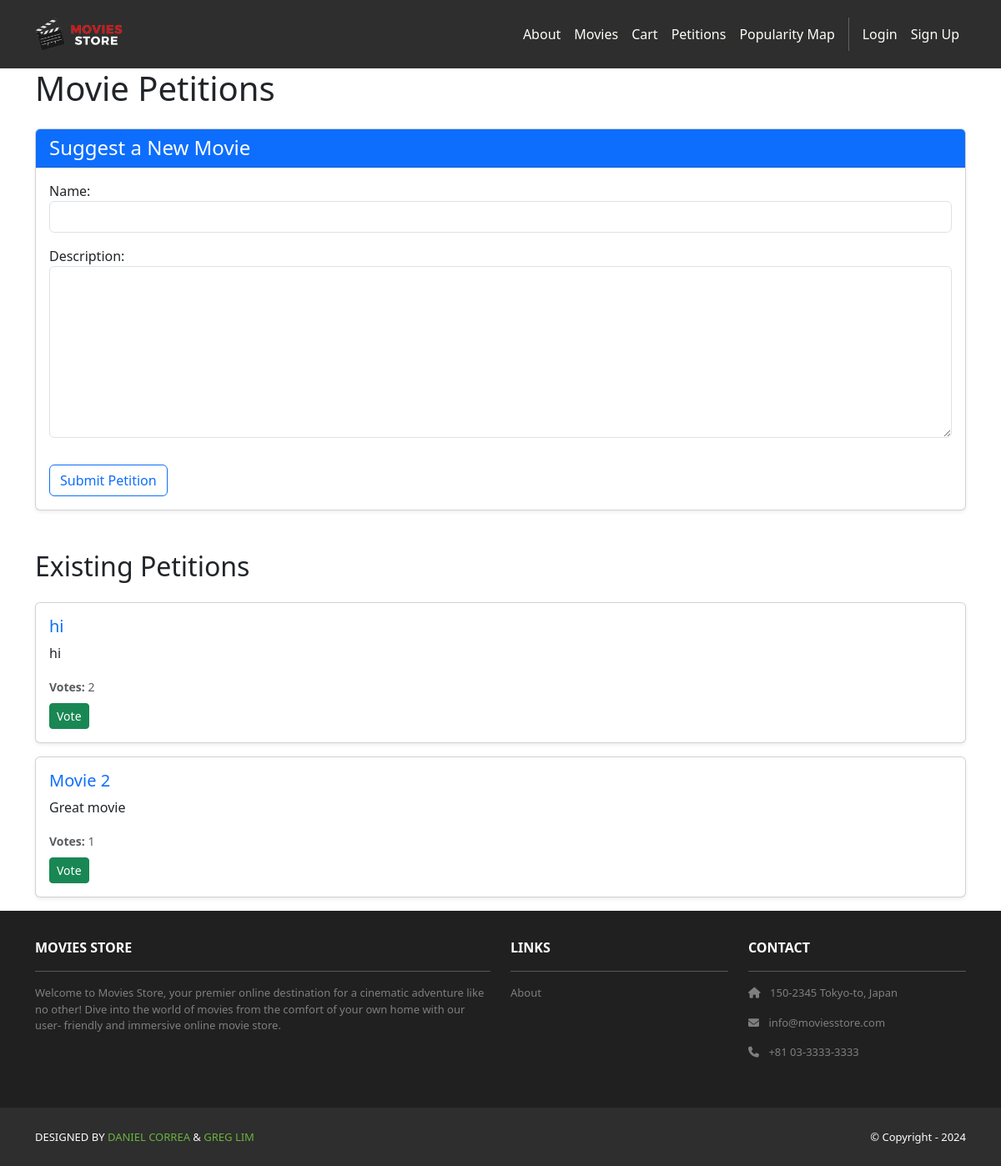
Screenshot of /petitions/ with the database file from the repository.
### petitions/models.py (models this page shows, shortened)
class Petition(models.Model):
    name = models.CharField(max_length=200)
    description = models.TextField()
    votes = models.ManyToManyField(User, related_name='petition_votes', blank=True)
    created_at = models.DateTimeField(auto_now_add=True)
    def total_votes(self):
        return self.votes.count()

### petitions/views.py (the view)
# urls.py: path('', views.petition_list, name='petition_list'),
def petition_list(request):
    petitions = Petition.objects.annotate(vote_count=models.Count('votes')).order_by('-vote_count', '-created_at')
    if request.method == 'POST':
        form = PetitionForm(request.POST)
        if form.is_valid():
            petition = form.save(commit=False)
            petition.save()
            return redirect('petition_list')
    else:
        form = PetitionForm()
    return render(request, 'petitions/petition_list.html', {'petitions': petitions, 'form': form})

### petitions/forms.py
class PetitionForm(forms.ModelForm):
    class Meta:
        model = Petition
        fields = ['name', 'description']
        widgets = {
            'name': forms.TextInput(attrs={'class': 'form-control'}),
            'description': forms.Textarea(attrs={'class': 'form-control', 'rows': 8}),
        }

### moviesstore/petitions/templates/petitions/petition_list.html (shortened to what this page needs)
{% extends 'base.html' %}
{% load static %}
{% block content %}
<div class="container">
    <h1 class="mb-4">Movie Petitions</h1>
    <div class="card mb-5 shadow-sm">
        <div class="card-header bg-primary text-white">
            <h4 class="my-0 font-weight-normal">Suggest a New Movie</h4>
        </div>
        <div class="card-body">
            <form method="post" action="{% url 'petition_list' %}">
                {% for field in form %}
                    <div class="form-group mb-3">
                        {{ field.label_tag }}
                        {{ field }}
                    </div>
                {% endfor %}
                <button class="btn btn-outline-primary mt-3" type="submit">Submit Petition</button>
            </form>
        </div>
    </div>
    <h2 class="mb-4">Existing Petitions</h2>
    {% for petition in petitions %}
    <div class="card mb-3 shadow-sm">
        <div class="card-body">
            <h5 class="card-title text-primary">{{ petition.name }}</h5>
            <p class="card-text">{{ petition.description }}</p>
            <p class="card-text mb-2"><small class="text-muted"><strong>Votes:</strong> {{ petition.total_votes }}</small></p>
            <form method="post" action="{% url 'vote_petition' petition.id %}">
                <button type="submit" class="btn btn-success btn-sm">Vote</button>
            </form>
        </div>
    </div>
    {% empty %}
    <div class="alert alert-info" role="alert">
        No petitions yet. Be the first to suggest one!
    </div>
    {% endfor %}
</div>
{% endblock %}

### rows the page displays
Petition: name "hi", description "hi", total_votes "2"
Petition: name "Movie 2", description "Great movie", total_votes "1"

### other values shown
{{ field.label_tag }} "Name:" "Description:"
